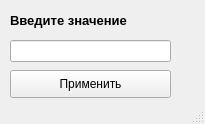
<?xml version="1.0" encoding="UTF-8"?>
<ui version="4.0">
 <class>MainWindow</class>
 <widget class="QMainWindow" name="MainWindow">
  <property name="geometry">
   <rect>
    <x>0</x>
    <y>0</y>
    <width>205</width>
    <height>124</height>
   </rect>
  </property>
  <property name="windowTitle">
   <string>MainWindow</string>
  </property>
  <widget class="QWidget" name="centralwidget">
   <widget class="QLineEdit" name="lineEdit">
    <property name="geometry">
     <rect>
      <x>10</x>
      <y>40</y>
      <width>161</width>
      <height>22</height>
     </rect>
    </property>
   </widget>
   <widget class="QLabel" name="label">
    <property name="geometry">
     <rect>
      <x>10</x>
      <y>10</y>
      <width>171</width>
      <height>21</height>
     </rect>
    </property>
    <property name="text">
     <string>&lt;html&gt;&lt;head/&gt;&lt;body&gt;&lt;p&gt;&lt;span style=&quot; font-size:10pt; font-weight:600;&quot;&gt;Введите значение&lt;/span&gt;&lt;/p&gt;&lt;/body&gt;&lt;/html&gt;</string>
    </property>
   </widget>
   <widget class="QPushButton" name="pushButton">
    <property name="geometry">
     <rect>
      <x>10</x>
      <y>70</y>
      <width>161</width>
      <height>28</height>
     </rect>
    </property>
    <property name="text">
     <string>Применить</string>
    </property>
   </widget>
  </widget>
  <widget class="QStatusBar" name="statusbar"/>
 </widget>
 <resources/>
 <connections/>
</ui>
